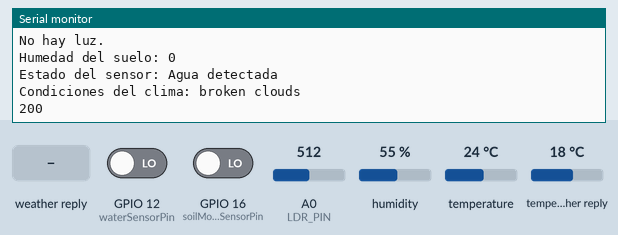
Bench run of a sketch on a simulated ESP8266 (NodeMCU). Shown: the last lines printed to the serial monitor. The inputs (shaded band) are chosen by the test bench; at power-on: A0 (LDR_PIN) = 512, GPIO 12 (waterSensorPin) LOW, GPIO 16 (soilMoistureSensorPin) LOW, humidity 55 %, temperature 24 °C, temperature in the weather reply 18 °C. WiFi joins after 1.5 s; servers stay silent unless stated; uploads are accepted with an empty reply; web services answer with replies made up by the test bench.

Above: at 2.7 s.
2.8 s: A0 (LDR_PIN) set to 290
At 12.24 s:
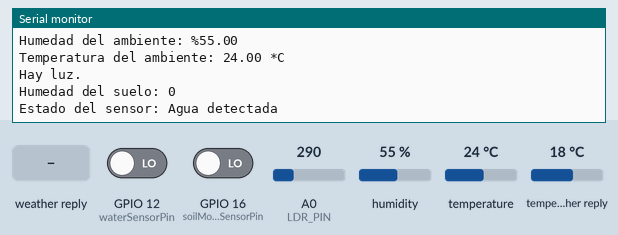
13.5 s: GPIO 12 (waterSensorPin) driven HIGH
At 22.73 s:
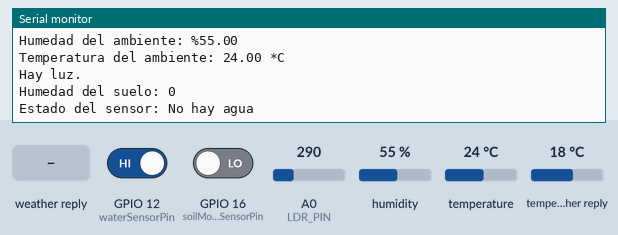
24.0 s: weather in the web reply set to Clear
At 33.45 s:
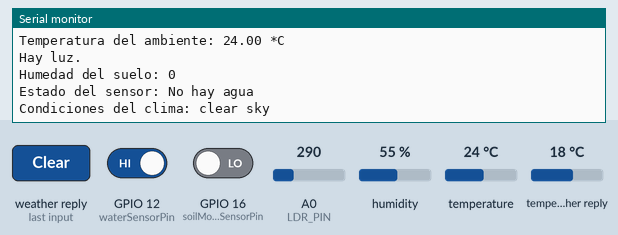
34.7 s: weather in the web reply set to Rain
At 43.94 s:
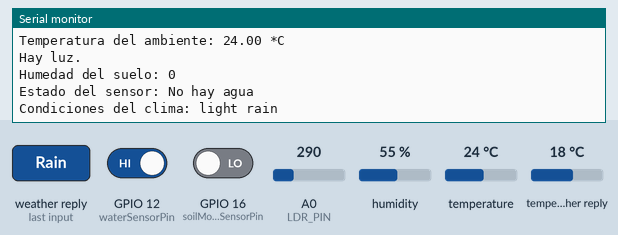
45.2 s: weather in the web reply set to Snow
At 54.44 s:
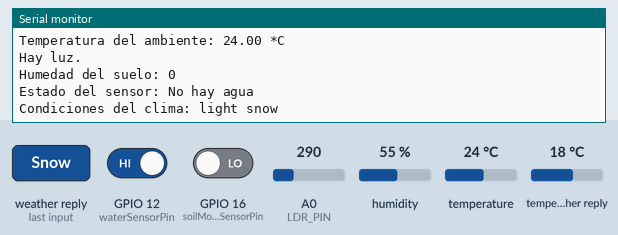
55.7 s: weather in the web reply set to Thunderstorm
At 64.93 s:
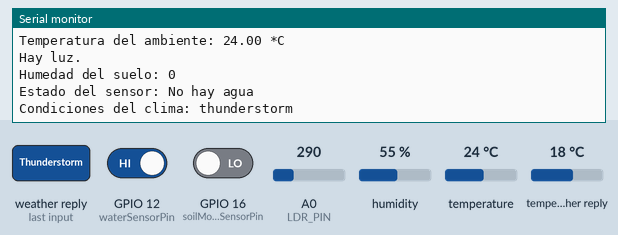

Measured:
- after the input at 2.8 s, the serial monitor: prints a new line after 9.2 s (image 1)
- after the input at 13.5 s, the serial monitor: prints a new line after 9.1 s (image 2)
- after the input at 24.0 s, the serial monitor: prints a new line after 9.3 s (image 3)
- after the input at 34.7 s, the serial monitor: prints a new line after 9.1 s (image 4)
- after the input at 45.2 s, the serial monitor: prints a new line after 9.1 s (image 5)
- after the input at 55.7 s, the serial monitor: prints a new line after 9.1 s (image 6)

The sketch:

proyecto_agrario.ino
```cpp
#include <ESP8266WiFi.h>
#include <ESP8266HTTPClient.h>
#include <DHT.h>
#include <DHT_U.h>
#include <RTClib.h>
#include <ArduinoJson.h>

#define DHTPIN1 2 //D4
#define DHTTYPE DHT11

const int LDR_PIN = A0;
const int threshold = 300;
const int soilMoistureSensorPin = 16; //D0
const int waterSensorPin = 12; //D6

const char* ssid = "Maestros";
const char* password = "Maestros_2021";
const char* serverName = "http://10.0.20.127/agro_project/carga_de_datos.php";
const char* weatherApiKey = "e17fbad4a2353186f0305a665a9816b9"; // Reemplaza con tu clave API de OpenWeatherMap
const char* cityID = "3853354"; // Reemplaza con el ID de tu ciudad o usa el nombre de la ciudad

DHT dht1(DHTPIN1, DHTTYPE);

void setup() {
  Serial.begin(9600);
  dht1.begin();
  pinMode(LDR_PIN, INPUT);
  pinMode(soilMoistureSensorPin, INPUT);
  pinMode(waterSensorPin, INPUT);

  WiFi.begin(ssid, password);
  Serial.print("Conectandose al wifi...");
  while (WiFi.status() != WL_CONNECTED) {
    delay(500);
    Serial.print(".");
    yield();
  }
  Serial.println(" Conectado.");
}

void loop() {
  int ldrValue = analogRead(LDR_PIN);
  int soilMoistureValue = digitalRead(soilMoistureSensorPin);
  int sensorState = digitalRead(waterSensorPin);

  float h1 = dht1.readHumidity();
  float t1 = dht1.readTemperature();

  if (isnan(h1) || isnan(t1)) {
    Serial.println("Error al leer el sensor DHT.");
    return;
  }

  Serial.print("Humedad del ambiente: %");
  Serial.println(h1);
  Serial.print("Temperatura del ambiente: ");
  Serial.print(t1);
  Serial.println(" *C");

  if (ldrValue < threshold) {
    Serial.println("Hay luz.");
  } else {
    Serial.println("No hay luz.");
  }

  Serial.print("Humedad del suelo: ");
  Serial.println(soilMoistureValue);

  Serial.print("Estado del sensor: ");
  if (sensorState == HIGH) {
    Serial.println("No hay agua");
  } else {
    Serial.println("Agua detectada");
  }

  // Obtener el clima desde OpenWeatherMap
  if (WiFi.status() == WL_CONNECTED) {
    WiFiClient client;
    HTTPClient http;

    // URL de la solicitud a OpenWeatherMap
    String weatherUrl = String("http://api.openweathermap.org/data/2.5/weather?id=") + cityID + "&appid=" + weatherApiKey + "&units=metric&lang=es";

    http.begin(client, weatherUrl);
    int httpResponseCode = http.GET();

    if (httpResponseCode > 0) {
      String payload = http.getString();

      // Parsear la respuesta JSON
      DynamicJsonDocument doc(1024);
      deserializeJson(doc, payload);

      String weatherDescription = doc["weather"][0]["description"];

      Serial.print("Condiciones del clima: ");
      Serial.println(weatherDescription);

      String postData = "ambiente_temperatura=" + String(t1) + "&ambiente_humedad=" + String(h1) + "&ambiente_luzSolar="
                      + String(ldrValue) + "&suelo_humedad=" + String(soilMoistureValue) + "&clima_estado=" + weatherDescription;

      http.begin(client, serverName);
      http.addHeader("Content-Type", "application/x-www-form-urlencoded");

      int postHttpResponseCode = http.POST(postData);

      if (postHttpResponseCode > 0) {
        String response = http.getString();
        Serial.println(postHttpResponseCode);
        Serial.println(response);
      } else {
        Serial.print("Error enviando el POST.");
        Serial.println(postHttpResponseCode);
      }

      http.end();
    } else {
      Serial.print("Error en la solicitud HTTP: ");
      Serial.println(httpResponseCode);
    }

    http.end();
  } else {
    Serial.println("WiFi desconectado.");
  }

  delay(10000);
}
```
